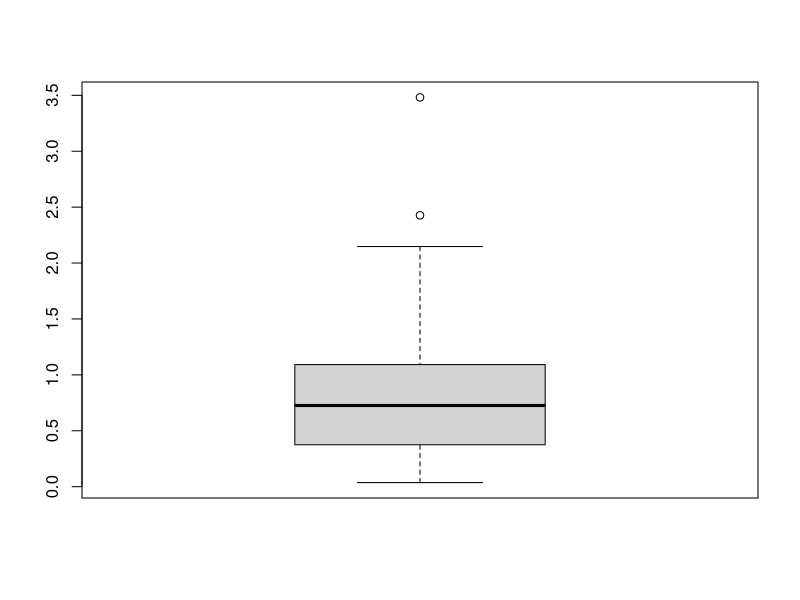
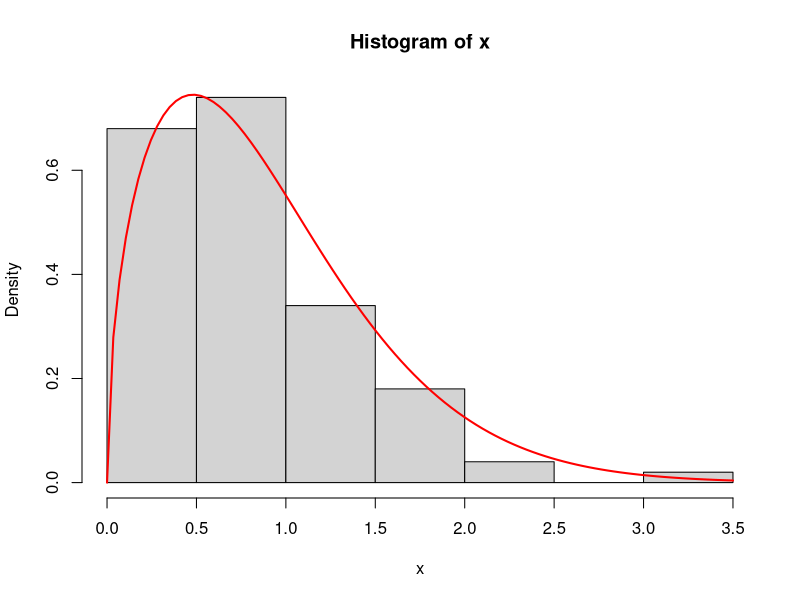
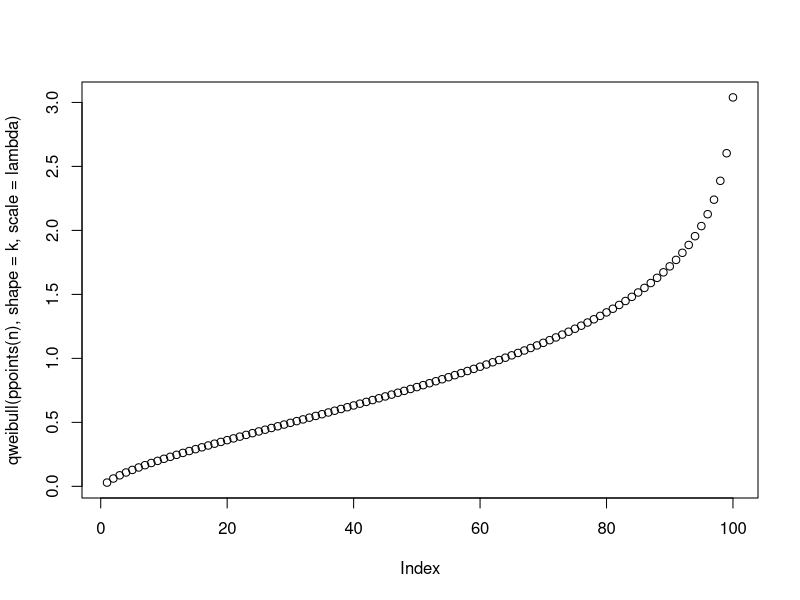
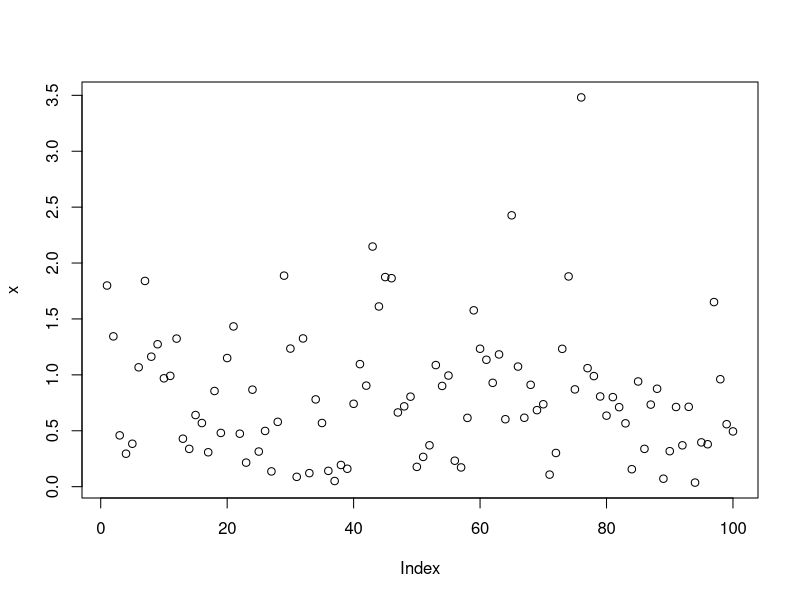
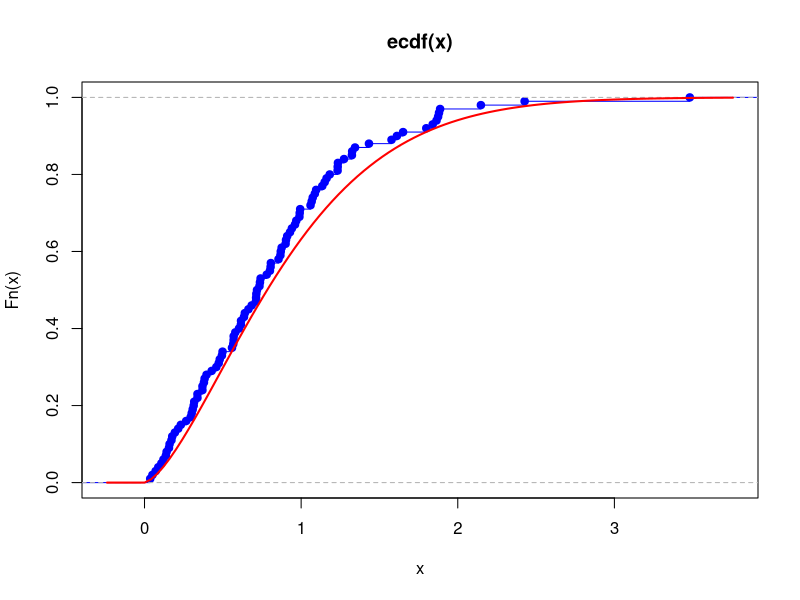
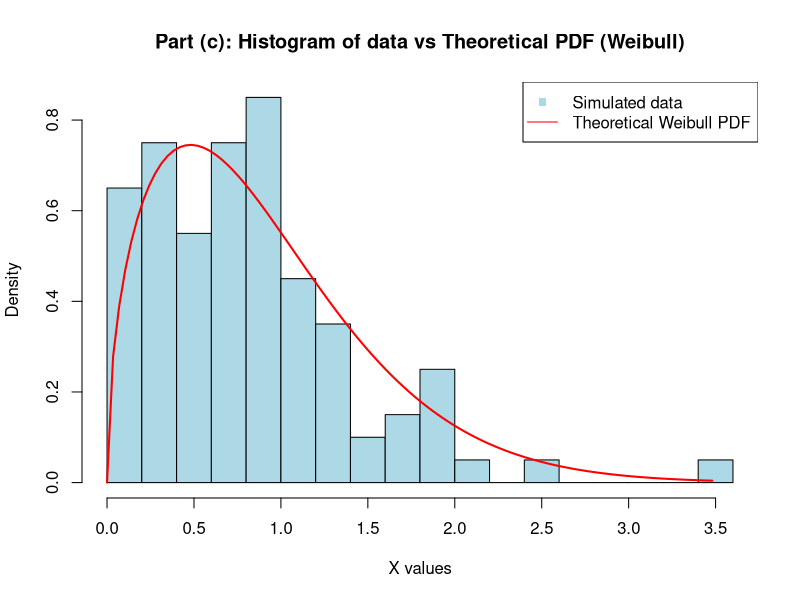
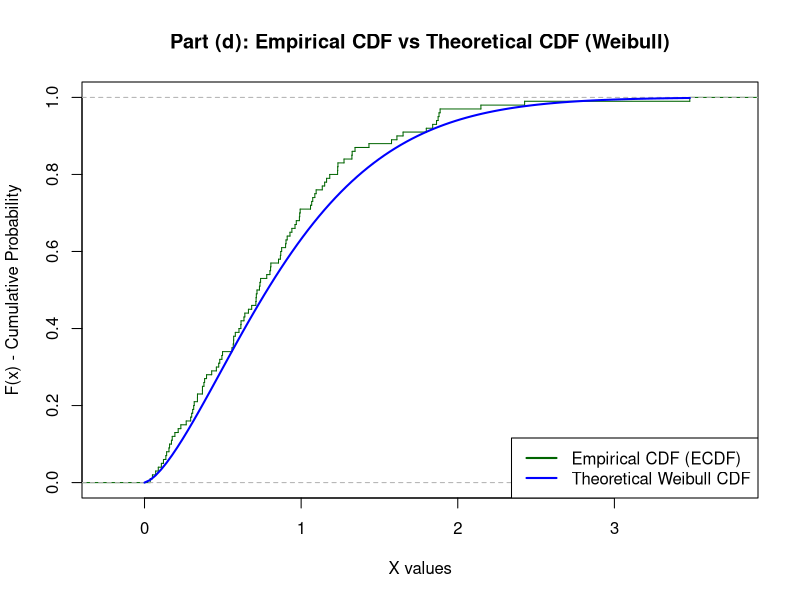
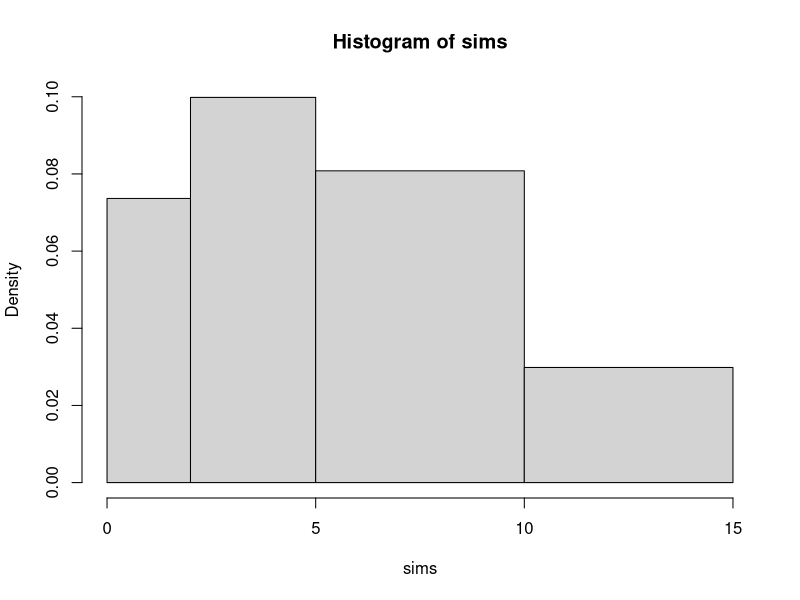

Here is the R script that generated these plots, in order:
## ---- chunk 1
knitr::opts_chunk$set(
  echo = TRUE,
  warning = FALSE,
  message = FALSE,
  fig.align = 'center',
  dpi = 300,
  cache = TRUE
)

## ---- chunk 2
set.seed(456)
n <- 100     
k <- 1.5      
lambda <- 1   

x <- lambda * (-log(runif(n)))^(1/k)
mean(x)
boxplot(x)



## ---- chunk 3
hist(x, freq = FALSE)
curve(dweibull(x, shape = k, scale = lambda), 
      add = TRUE, 
      col = "red", 
      lwd = 2)
plot(qweibull(ppoints(n), shape = k, scale = lambda))
plot(x)
## ---- chunk 4

plot(ecdf(x), col = "blue")   


curve(pweibull(x, shape = k, scale = lambda), 
      add = TRUE,      
      col = "red",      
      lwd = 2)          

## ---- chunk 5

set.seed(456)
n <- 100   
k <- 1.5     
lambda <- 1 

u <- runif(n)                 
x <- lambda * (-log(u))^(1/k) 

# Display first few samples
print("Weibull samples generated (x):")
print(head(x))


hist(x, 
     freq = FALSE, 
     main = "Part (c): Histogram of data vs Theoretical PDF (Weibull)",
     xlab = "X values", 
     ylab = "Density",
     col = "lightblue",
     breaks = 15) 

curve(dweibull(x, shape = k, scale = lambda), 
      from = 0, 
      to = max(x), 
      add = TRUE,       
      col = "red",     
      lwd = 2)          


legend("topright", 
       legend = c("Simulated data", "Theoretical Weibull PDF"), 
       col = c("lightblue", "red"), 
       pch = c(15, NA),  
       lty = c(NA, 1))   


plot(ecdf(x), 
     main = "Part (d): Empirical CDF vs Theoretical CDF (Weibull)",
     xlab = "X values",
     ylab = "F(x) - Cumulative Probability",
     verticals = TRUE,  
     do.points = FALSE,  
     col = "darkgreen")

curve(pweibull(x, shape = k, scale = lambda), 
      from = 0, 
      to = max(x), 
      add = TRUE, 
      col = "blue",
      lwd = 2)

legend("bottomright", 
       legend = c("Empirical CDF (ECDF)", "Theoretical Weibull CDF"), 
       col = c("darkgreen", "blue"), 
       lwd = 2)
## ---- chunk 6

simulate <- function(n, pmf) {
  
  results <- numeric(n)
 
  k <- length(pmf) 
  
  for (i in 1:n) {
   
    u <- runif(1)
    

    x <- 1          
    cdf <- pmf[x] 
    
  while (u > cdf && x < k) {
      x <- x + 1
      cdf <- cdf+ pmf[x]
    }
    
    results[i] <- x
  }
  
  return(results)
}

my_pmf <- c(0.1,0.15,0.25,0.2,0.15,0.15)
sum(my_pmf) 

set.seed(456)
sims <- simulate(n = 10000, pmf = my_pmf)


observed_probs <- table(sims) / 10000
print(observed_probs)
print(my_pmf)
## ---- chunk 7


simulate_hist <- function(n, h, F_h) {

  U <- runif(n)
  

  j <- findInterval(U, F_h, all.inside = TRUE)
  
    h_left <- h[j]  
  h_right <- h[j+1]   
  F_left <- F_h[j]  
  F_right <- F_h[j+1]   

  
  slope_h <- h_right - h_left  
  slope_F <- F_right - F_left  
  

  ratio <- (U - F_left) / slope_F
  

  ratio[slope_F == 0] <- 0
  

  X <- h_left + ratio * slope_h
  
  return(X)
}
## ---- chunk 8
intervals <- c(0,2,5,10,15)


rel_freq <- c(0.15,0.3,0.4,0.15)

cum_probs <- c(0, cumsum(rel_freq))
print(intervals)

print(cum_probs)

set.seed(456)

n_sims <- 10000
sims <- simulate_hist(n = n_sims, h = intervals, F_h = cum_probs)



print(summary(sims))

observed_counts <- table(cut(sims, breaks = intervals, right = FALSE, include.lowest = TRUE))
observed_probs <- observed_counts / n_sims

print(observed_probs)
print(rel_freq)

hist(sims, breaks = intervals)
